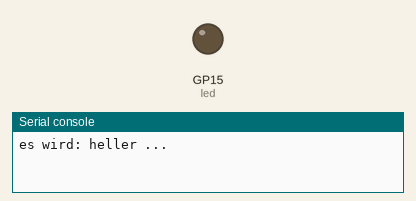
Simulated run of this program. Board: Raspberry Pi Pico running MicroPython. Shown: output pins drawn as LEDs (lit = HIGH), the last lines printed to the serial console.

Above: at 0.05 s.
At 2.7 s:
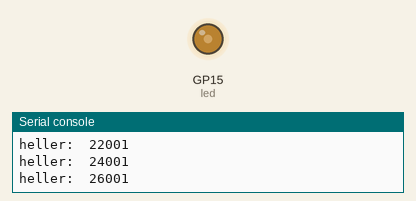
At 3.5 s:
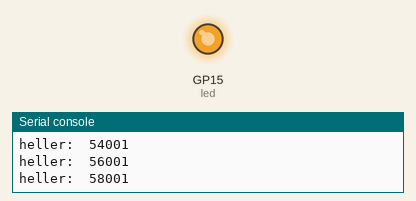
At 7.0 s:
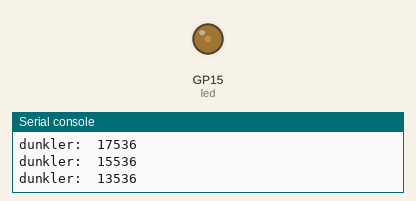
Timing chart, 0 to 9.5 s (numbered marks = the images above):
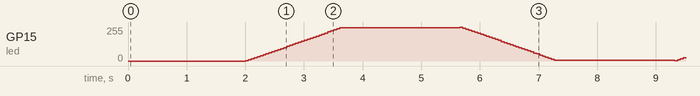

The program:

PB-03-1-20-Fading_LED_with_PWM_auto.py
```python
#==========================================================================
#
# PB-3-1-20-Fading LED with PWM auto_Kom.py
#
#  1 LED, 1 Widerstand
#
#==========================================================================

import machine
import utime

#poti = machine.ADC(0)
led = machine.PWM(machine.Pin(15))
led.freq(1000)

zuwachs=2000
pause=2

while True:
    print("es wird: heller ...")
    utime.sleep(pause)
    for hell in range(1,65536,zuwachs):
        led.duty_u16(hell)
        print("heller: ",hell)
        utime.sleep(0.05)

    print("es wird: dunkler ...")
    utime.sleep(pause)
    for hell in range(65536,1,-zuwachs):
        led.duty_u16(hell)
        print("dunkler: ",hell)
        utime.sleep(0.05)

"""
Das Programm ist eine Schleife, die die Helligkeit einer an Pin 15 angeschlossenen LED erhöht und verringert. Es gibt zwei
Variablen, zuwachs und pause, die jeweils auf 2000 und 2 festgelegt sind. zuwachs bestimmt, wie viel die Helligkeit bei jedem
Schritt erhöht oder verringert wird, während pause angibt, wie lange das Programm zwischen jeder Erhöhung oder Verringerung
der Helligkeit pausiert.

Im Hauptteil des Codes wird zuerst die PWM-Frequenz der LED auf 1000 Hz festgelegt. Dann beginnt die Schleife, die sich
endlos wiederholt, bis das Programm unterbrochen wird. Das Programm beginnt mit einer Ausgabe auf der Konsole, dass
die Helligkeit erhöht wird, und wartet dann für pause Sekunden.

Dann wird eine Schleife ausgeführt, die die Helligkeit von 1 (minimale Helligkeit) bis 65535 (maximale Helligkeit) in Schritten
von zuwachs erhöht. Bei jedem Schritt wird die Helligkeit auf die LED angewendet, die aktuelle Helligkeit auf der Konsole
ausgegeben und das Programm pausiert für 0,05 Sekunden.

Danach wird eine weitere Ausgabe auf der Konsole gemacht, die besagt, dass die Helligkeit reduziert wird, und wieder pause
Sekunden gewartet. Eine Schleife wird ausgeführt, die die Helligkeit von 65535 (maximale Helligkeit) auf 1 (minimale Helligkeit)
in Schritten von -zuwachs verringert. Bei jedem Schritt wird die Helligkeit auf die LED angewendet, die aktuelle Helligkeit auf
der Konsole ausgegeben und das Programm pausiert für 0,05 Sekunden.

Das Programm wird dann von vorne gestartet und beginnt wieder mit der Erhöhung der Helligkeit.
"""
        
```
